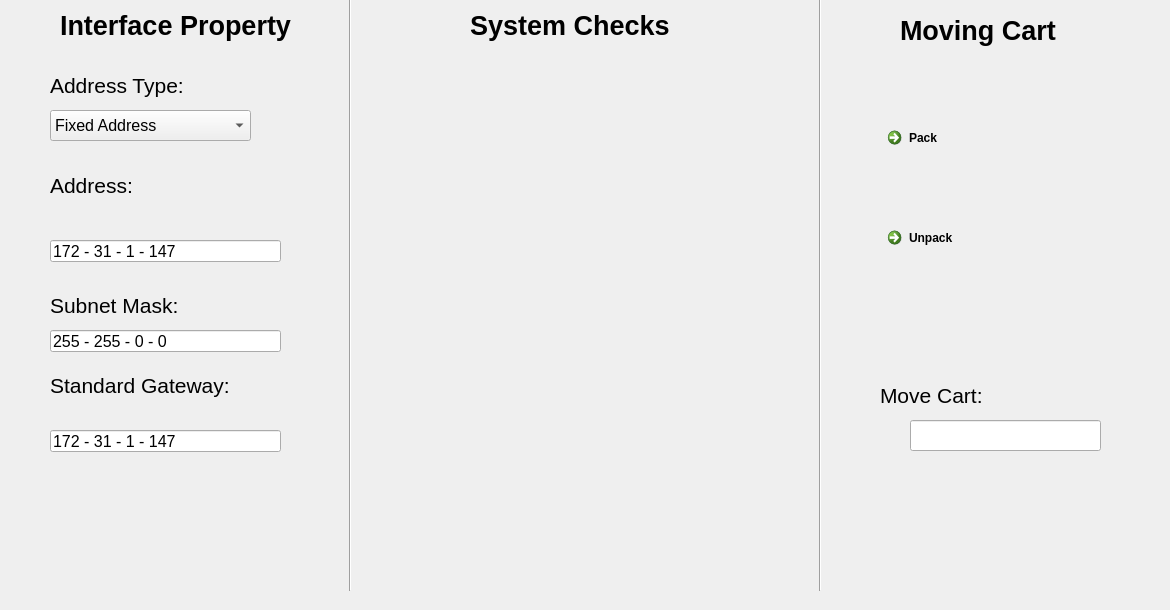
     <widget class="QWidget" name="Setup_Page">
      <widget class="QLabel" name="label">
       <property name="geometry">
        <rect>
         <x>60</x>
         <y>10</y>
         <width>241</width>
         <height>31</height>
        </rect>
       </property>
       <property name="font">
        <font>
         <pointsize>20</pointsize>
         <bold>true</bold>
        </font>
       </property>
       <property name="text">
        <string>Interface Property</string>
       </property>
      </widget>
      <widget class="QLabel" name="label_17">
       <property name="geometry">
        <rect>
         <x>470</x>
         <y>10</y>
         <width>241</width>
         <height>31</height>
        </rect>
       </property>
       <property name="font">
        <font>
         <pointsize>20</pointsize>
         <bold>true</bold>
        </font>
       </property>
       <property name="text">
        <string>System Checks</string>
       </property>
      </widget>
      <widget class="QLabel" name="label_18">
       <property name="geometry">
        <rect>
         <x>900</x>
         <y>10</y>
         <width>241</width>
         <height>41</height>
        </rect>
       </property>
       <property name="font">
        <font>
         <pointsize>20</pointsize>
         <bold>true</bold>
        </font>
       </property>
       <property name="text">
        <string>Moving Cart</string>
       </property>
      </widget>
      <widget class="Line" name="line_4">
       <property name="geometry">
        <rect>
         <x>810</x>
         <y>-10</y>
         <width>20</width>
         <height>601</height>
        </rect>
       </property>
       <property name="orientation">
        <enum>Qt::Vertical</enum>
       </property>
      </widget>
      <widget class="Line" name="line_5">
       <property name="geometry">
        <rect>
         <x>340</x>
         <y>-10</y>
         <width>20</width>
         <height>601</height>
        </rect>
       </property>
       <property name="orientation">
        <enum>Qt::Vertical</enum>
       </property>
      </widget>
      <widget class="QLabel" name="label_19">
       <property name="geometry">
        <rect>
         <x>50</x>
         <y>70</y>
         <width>151</width>
         <height>31</height>
        </rect>
       </property>
       <property name="font">
        <font>
         <pointsize>16</pointsize>
        </font>
       </property>
       <property name="text">
        <string>Address Type:</string>
       </property>
      </widget>
      <widget class="QLabel" name="label_20">
       <property name="geometry">
        <rect>
         <x>50</x>
         <y>290</y>
         <width>151</width>
         <height>31</height>
        </rect>
       </property>
       <property name="font">
        <font>
         <pointsize>16</pointsize>
        </font>
       </property>
       <property name="text">
        <string>Subnet Mask:</string>
       </property>
      </widget>
      <widget class="QLabel" name="label_21">
       <property name="geometry">
        <rect>
         <x>50</x>
         <y>170</y>
         <width>151</width>
         <height>31</height>
        </rect>
       </property>
       <property name="font">
        <font>
         <pointsize>16</pointsize>
        </font>
       </property>
       <property name="text">
        <string>Address:</string>
       </property>
      </widget>
      <widget class="QLabel" name="label_22">
       <property name="geometry">
        <rect>
         <x>50</x>
         <y>370</y>
         <width>181</width>
         <height>31</height>
        </rect>
       </property>
       <property name="font">
        <font>
         <pointsize>16</pointsize>
        </font>
       </property>
       <property name="text">
        <string>Standard Gateway:</string>
       </property>
      </widget>
      <widget class="QComboBox" name="comboBox_2">
       <property name="geometry">
        <rect>
         <x>50</x>
         <y>110</y>
         <width>201</width>
         <height>31</height>
        </rect>
       </property>
       <property name="font">
        <font>
         <pointsize>12</pointsize>
        </font>
       </property>
       <item>
        <property name="text">
         <string>Fixed Address</string>
        </property>
       </item>
      </widget>
      <widget class="QLineEdit" name="lineEdit">
       <property name="geometry">
        <rect>
         <x>50</x>
         <y>240</y>
         <width>231</width>
         <height>22</height>
        </rect>
       </property>
       <property name="font">
        <font>
         <pointsize>12</pointsize>
        </font>
       </property>
       <property name="text">
        <string>172 - 31 - 1 - 147</string>
       </property>
      </widget>
      <widget class="QLineEdit" name="lineEdit_2">
       <property name="geometry">
        <rect>
         <x>50</x>
         <y>330</y>
         <width>231</width>
         <height>22</height>
        </rect>
       </property>
       <property name="font">
        <font>
         <pointsize>12</pointsize>
        </font>
       </property>
       <property name="text">
        <string>255 - 255 - 0 - 0</string>
       </property>
      </widget>
      <widget class="QLineEdit" name="lineEdit_3">
       <property name="geometry">
        <rect>
         <x>50</x>
         <y>430</y>
         <width>231</width>
         <height>22</height>
        </rect>
       </property>
       <property name="font">
        <font>
         <pointsize>12</pointsize>
        </font>
       </property>
       <property name="text">
        <string>172 - 31 - 1 - 147</string>
       </property>
      </widget>
      <widget class="QCommandLinkButton" name="commandLinkButton_5">
       <property name="geometry">
        <rect>
         <x>880</x>
         <y>120</y>
         <width>281</width>
         <height>71</height>
        </rect>
       </property>
       <property name="text">
        <string>Pack</string>
       </property>
       <property name="icon">
        <iconset>
         <normaloff>Image/Pack.png</normaloff>Image/Pack.png</iconset>
       </property>
       <property name="iconSize">
        <size>
         <width>60</width>
         <height>60</height>
        </size>
       </property>
      </widget>
      <widget class="QCommandLinkButton" name="commandLinkButton_6">
       <property name="geometry">
        <rect>
         <x>880</x>
         <y>220</y>
         <width>281</width>
         <height>71</height>
        </rect>
       </property>
       <property name="text">
        <string>Unpack</string>
       </property>
       <property name="icon">
        <iconset>
         <normaloff>Image/Unpack.png</normaloff>Image/Unpack.png</iconset>
       </property>
       <property name="iconSize">
        <size>
         <width>60</width>
         <height>60</height>
        </size>
       </property>
      </widget>
      <widget class="QLineEdit" name="lineEdit_4">
       <property name="geometry">
        <rect>
         <x>910</x>
         <y>420</y>
         <width>191</width>
         <height>31</height>
        </rect>
       </property>
      </widget>
      <widget class="QLabel" name="label_23">
       <property name="geometry">
        <rect>
         <x>880</x>
         <y>380</y>
         <width>161</width>
         <height>31</height>
        </rect>
       </property>
       <property name="font">
        <font>
         <family>Segoe UI</family>
         <pointsize>16</pointsize>
        </font>
       </property>
       <property name="text">
        <string>Move Cart:</string>
       </property>
      </widget>
     </widget>
